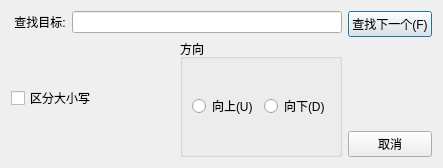
<?xml version="1.0" encoding="UTF-8"?>
<ui version="4.0">
 <class>SearchDialog</class>
 <widget class="QDialog" name="SearchDialog">
  <property name="geometry">
   <rect>
    <x>0</x>
    <y>0</y>
    <width>443</width>
    <height>168</height>
   </rect>
  </property>
  <property name="windowTitle">
   <string>查找</string>
  </property>
  <layout class="QHBoxLayout" name="horizontalLayout_4">
   <item>
    <layout class="QVBoxLayout" name="verticalLayout_2">
     <item>
      <layout class="QHBoxLayout" name="horizontalLayout">
       <item>
        <widget class="QLabel" name="label">
         <property name="text">
          <string> 查找目标:</string>
         </property>
        </widget>
       </item>
       <item>
        <widget class="QLineEdit" name="searchText"/>
       </item>
      </layout>
     </item>
     <item>
      <layout class="QHBoxLayout" name="horizontalLayout_3">
       <item>
        <widget class="QCheckBox" name="cbCaseSensetive">
         <property name="text">
          <string>区分大小写</string>
         </property>
        </widget>
       </item>
       <item>
        <widget class="QGroupBox" name="groupBox">
         <property name="title">
          <string>方向</string>
         </property>
         <layout class="QHBoxLayout" name="horizontalLayout_2">
          <item>
           <widget class="QRadioButton" name="rbUp">
            <property name="text">
             <string>向上(U)</string>
            </property>
           </widget>
          </item>
          <item>
           <widget class="QRadioButton" name="rbDown">
            <property name="text">
             <string>向下(D)</string>
            </property>
           </widget>
          </item>
         </layout>
        </widget>
       </item>
      </layout>
     </item>
    </layout>
   </item>
   <item>
    <layout class="QVBoxLayout" name="verticalLayout">
     <item>
      <widget class="QPushButton" name="btnFindNext">
       <property name="text">
        <string>查找下一个(F)</string>
       </property>
      </widget>
     </item>
     <item>
      <spacer name="verticalSpacer_2">
       <property name="orientation">
        <enum>Qt::Orientation::Vertical</enum>
       </property>
       <property name="sizeHint" stdset="0">
        <size>
         <width>20</width>
         <height>40</height>
        </size>
       </property>
      </spacer>
     </item>
     <item>
      <widget class="QPushButton" name="btnCancel">
       <property name="text">
        <string>取消</string>
       </property>
      </widget>
     </item>
    </layout>
   </item>
  </layout>
 </widget>
 <resources/>
 <connections/>
</ui>
